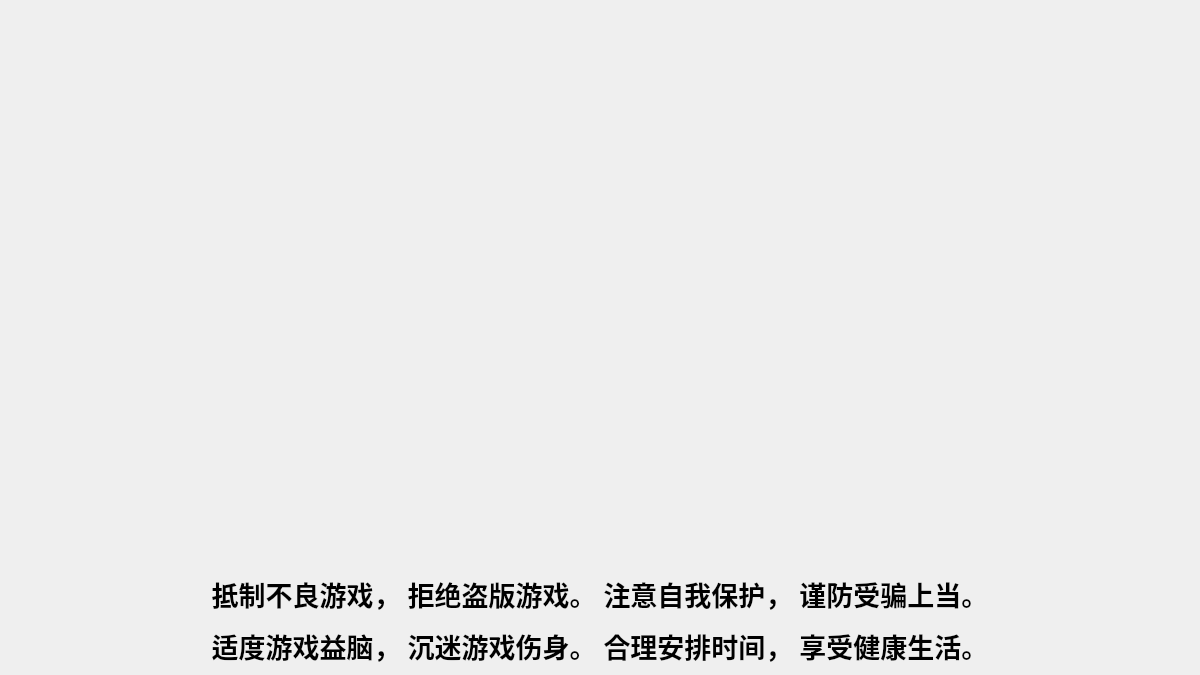
<?xml version="1.0" encoding="UTF-8"?>
<ui version="4.0">
 <class>LoadWindow</class>
 <widget class="QMainWindow" name="LoadWindow">
  <property name="geometry">
   <rect>
    <x>0</x>
    <y>0</y>
    <width>1200</width>
    <height>675</height>
   </rect>
  </property>
  <property name="minimumSize">
   <size>
    <width>1200</width>
    <height>675</height>
   </size>
  </property>
  <property name="font">
   <font>
    <pointsize>72</pointsize>
   </font>
  </property>
  <property name="windowTitle">
   <string>MainWindow</string>
  </property>
  <property name="styleSheet">
   <string notr="true"/>
  </property>
  <widget class="QWidget" name="centralwidget">
   <layout class="QVBoxLayout" name="verticalLayout_2">
    <item>
     <layout class="QVBoxLayout" name="verticalLayout">
      <item>
       <spacer name="verticalSpacer">
        <property name="orientation">
         <enum>Qt::Vertical</enum>
        </property>
        <property name="sizeHint" stdset="0">
         <size>
          <width>48</width>
          <height>22</height>
         </size>
        </property>
       </spacer>
      </item>
      <item>
       <widget class="QLabel" name="tip">
        <property name="font">
         <font>
          <family>华文楷体</family>
          <pointsize>20</pointsize>
         </font>
        </property>
        <property name="lineWidth">
         <number>0</number>
        </property>
        <property name="midLineWidth">
         <number>-2</number>
        </property>
        <property name="text">
         <string>&lt;html&gt;&lt;head/&gt;&lt;body&gt;&lt;p align=&quot;center&quot;&gt;&lt;span style=&quot; font-weight:700;&quot;&gt;抵制不良游戏， 拒绝盗版游戏。 注意自我保护， 谨防受骗上当。&lt;/span&gt;&lt;/p&gt;&lt;p align=&quot;center&quot;&gt;&lt;span style=&quot; font-weight:700;&quot;&gt;适度游戏益脑， 沉迷游戏伤身。 合理安排时间， 享受健康生活。&lt;/span&gt;&lt;/p&gt;&lt;/body&gt;&lt;/html&gt;</string>
        </property>
       </widget>
      </item>
     </layout>
    </item>
   </layout>
  </widget>
 </widget>
 <resources/>
 <connections/>
</ui>
